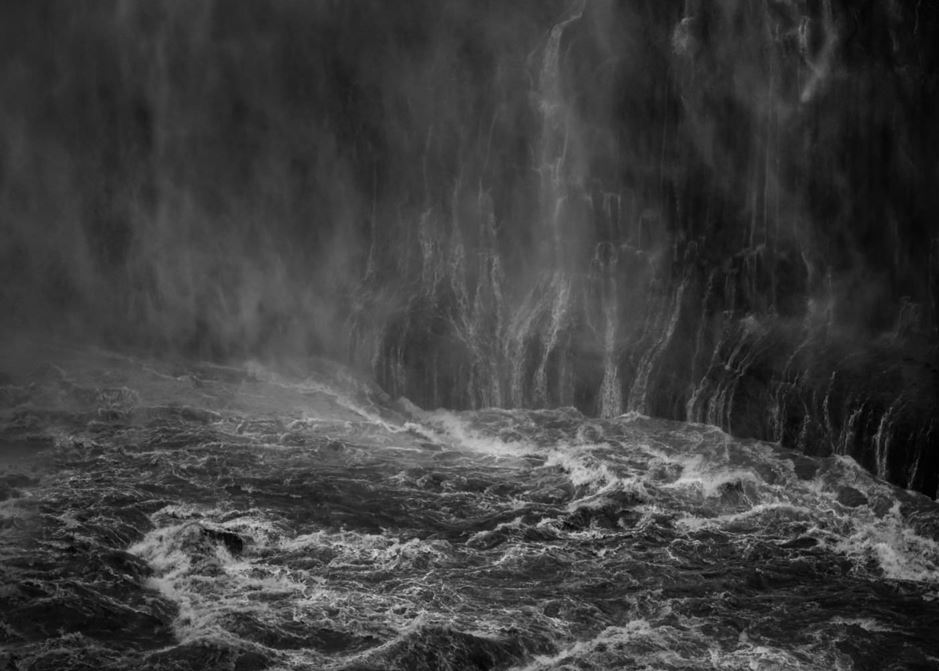
#> input picture TGM_WS_OPENCV/HW1/Histogram/HW1_DarkImage.jpg, 939 x 671 px, found by its file name
$ python Histogram_equalization.py
#> lines starting #> are read from the running program, lines starting #| are printed output that depends on the picture
import cv2
import matplotlib.pyplot as plt

A = cv2.imread('D:/TGM_HW_DK/TGM_WS_OPENCV/HW1/Histogram/HW1_DarkImage.jpg', cv2.IMREAD_GRAYSCALE)
#> A is the input picture: shape (671, 939); min 0, max 221, mean 62.5
# Hàm cv2.equalizeHist() chỉ hoạt động với ảnh grayscale (ảnh đơn kênh, 8-bit) nên phải thêm đoạn cv2.IMREAD_GRAYSCALE
# để chuyển ảnh về đúng định dạng
Heq = cv2.equalizeHist(A)
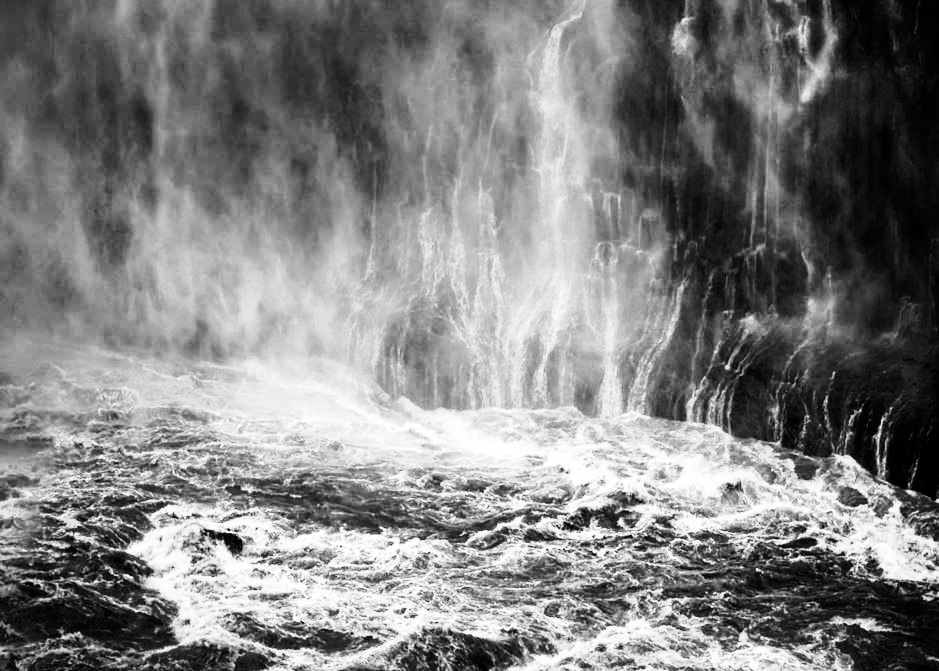
#> Heq: shape (671, 939); min 0, max 255, mean 128.8
plt.figure(figsize=(12, 8))

plt.subplot(2, 2, 1)
plt.imshow(A, cmap='gray')
plt.title("Ảnh Gốc")
plt.axis("off")

plt.subplot(2, 2, 2)
plt.hist(A.ravel(), bins=100, range=[0, 256], color='blue')
plt.title("Histogram Ảnh Gốc")

plt.subplot(2, 2, 3)
plt.imshow(Heq, cmap='gray')
plt.title("Ảnh Sau Cân Bằng Histogram")
plt.axis("off")

plt.subplot(2, 2, 4)
plt.hist(Heq.ravel(), bins=100, range=[0, 256], color='green')
plt.title("Histogram Ảnh Sau Cân Bằng")

plt.show()
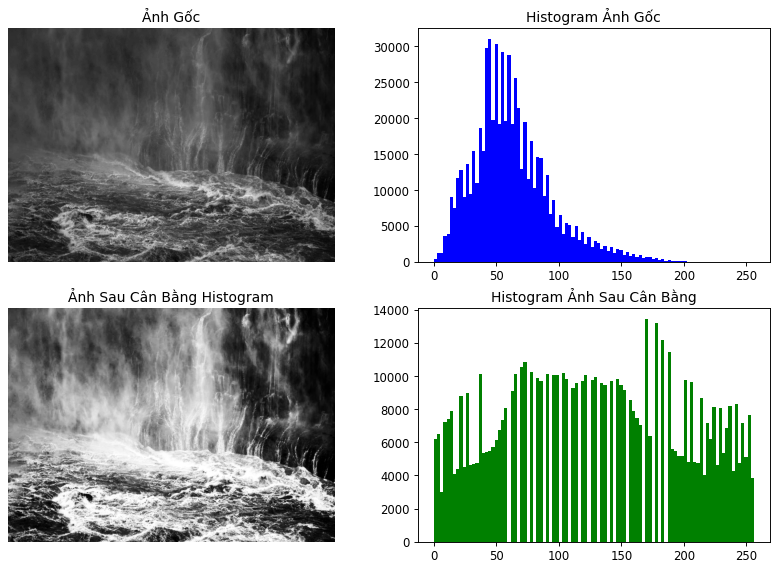
#> figure drawn by matplotlib, 4 panels; panel 2: tallest bar 30960 high, from x = 43.52 to 46.08; panel 4: tallest bar 13402 high, from x = 169 to 171.5

$ run again, with TGM_WS_OPENCV/HW1/Histogram/HW1_HistogramRefImage.jpg copied over TGM_WS_OPENCV/HW1/Histogram/HW1_DarkImage.jpg
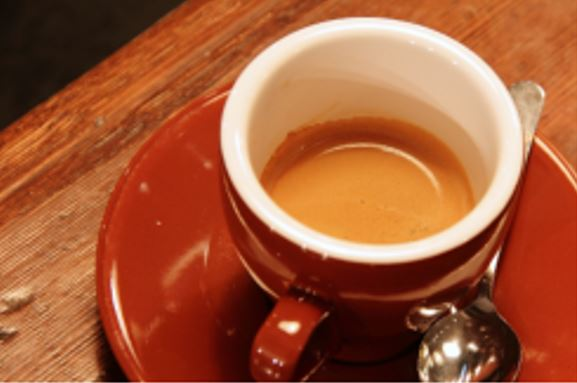
#> input picture TGM_WS_OPENCV/HW1/Histogram/HW1_HistogramRefImage.jpg, 577 x 383 px, found by its file name
#> `Heq = cv2.equalizeHist(A)`:
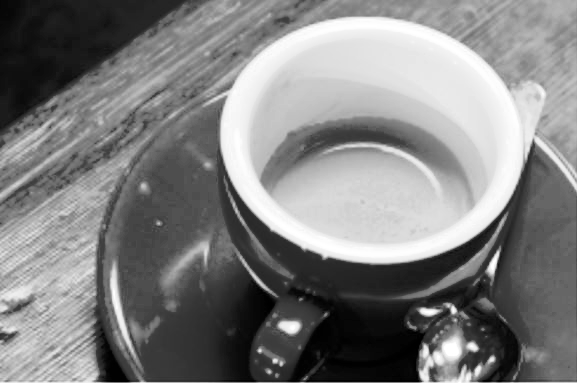
#> Heq: shape (383, 577); min 0, max 255, mean 128.3
#> `plt.show()`:
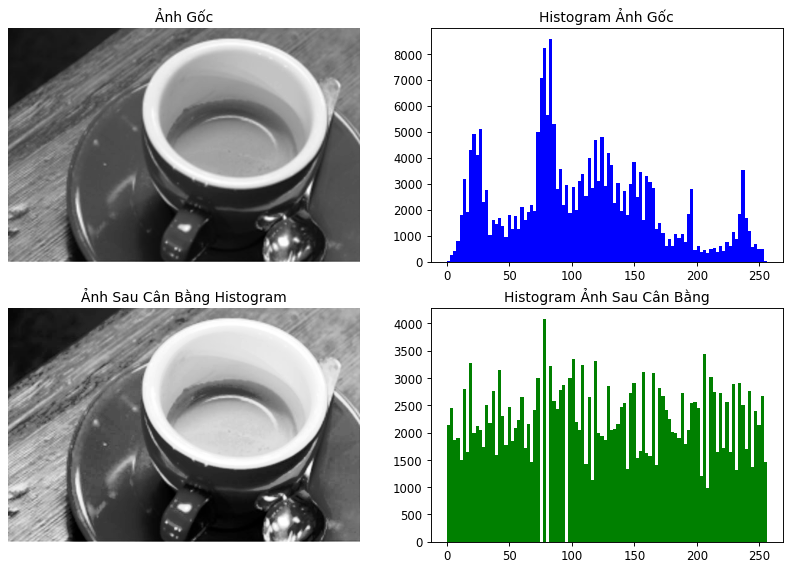
#> figure drawn by matplotlib, 4 panels; panel 2: tallest bar 8554 high, from x = 81.92 to 84.48; panel 4: tallest bar 4074 high, from x = 76.8 to 79.36
